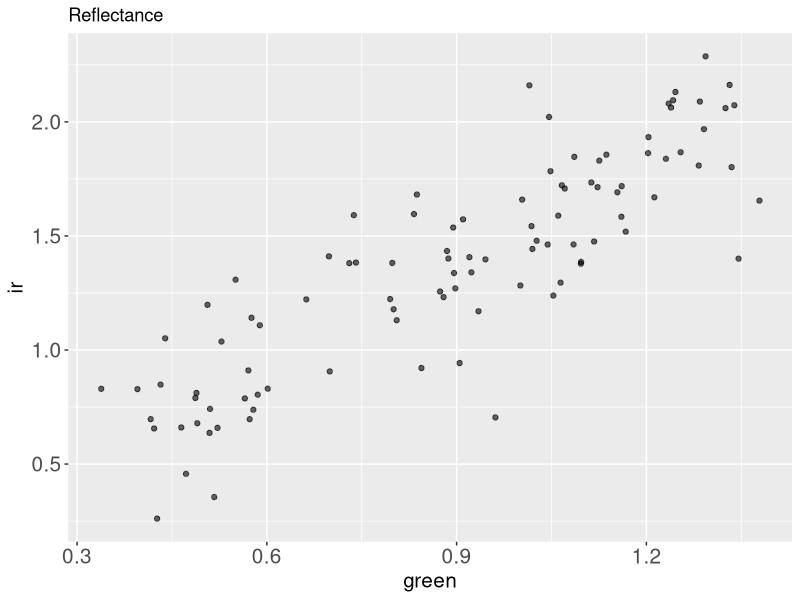
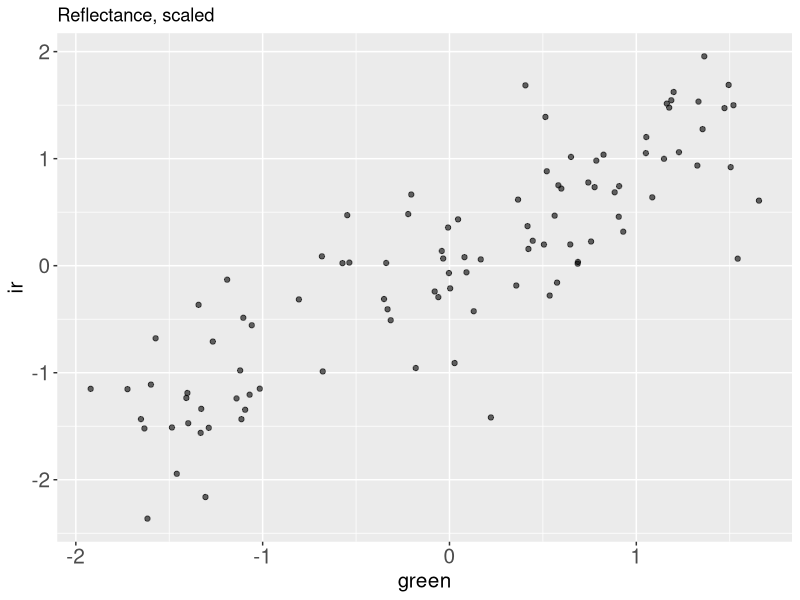
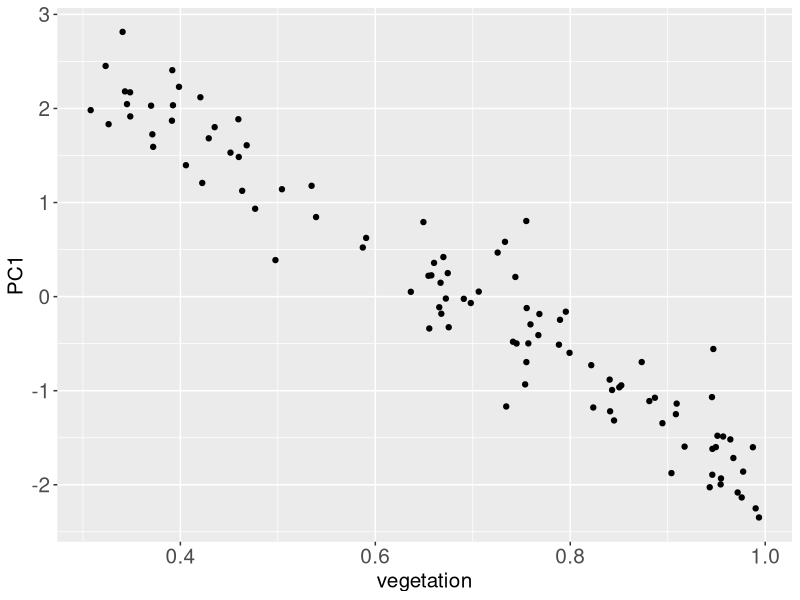
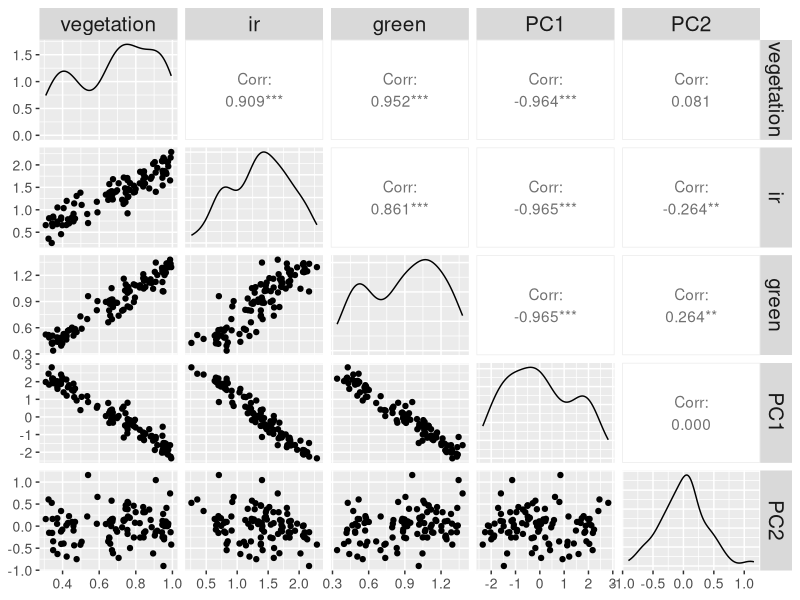

The R source for these figures, in order:
## ---- chunk 1
#| message: false
library(dplyr)
library(readr)
library(magrittr)
library(tidyr)
library(palmerpenguins)
library(tibble)
library(ggplot2)
library(readr)
library(here)
library(stringr)
library(broom)

theme_update(axis.title = element_text(size = 15),
             axis.text = element_text(size = 15),
             strip.text = element_text(size = 15))
## ---- chunk 2
set.seed(21)
size <- 100
noise <- .2
veg <- runif(size, min = 0.3, 1)
## ---- chunk 3
reflectance <- 
  tibble(
    ir = veg*2 + rnorm(size, mean = 0, sd = noise),
    green = veg*1.3 + rnorm(size, mean = 0, sd = noise/2)
  )
## ---- chunk 4
reflectance
## ---- chunk 5
#| fig-cap: Green and IR reflectance are correlated.
reflectance %>% 
  ggplot() +
  aes(x = green,
      y = ir) +
  geom_point(alpha = .6) +
  labs(title = "Reflectance")
## ---- chunk 6
reflectance_scaled <- 
  reflectance %>%
  scale() %>%
  as_tibble()
## ---- chunk 7
#| fig-cap: Only the scale of the axes have changed.
reflectance_scaled %>% 
  ggplot() +
  aes(x = green,
      y = ir) +
  geom_point(alpha = .6) +
  labs(title = "Reflectance, scaled")
## ---- chunk 8
pca <- 
  reflectance_scaled %>% 
  prcomp()
## ---- chunk 9
class(pca)
## ---- chunk 10
typeof(pca)
## ---- chunk 11
ls(pca)
## ---- chunk 12
projections <-
  pca$x %>% 
  as_tibble()
## ---- chunk 13
projections
## ---- chunk 14
projections %>% 
  summarise(
    standard_deviation_PC1 = sd(PC1),
    standard_deviation_PC2 = sd(PC2)
  )
## ---- chunk 15
#| fig-cap: The original vegetation vector and PC1 are highly similar.
signal <- 
  projections %>% 
  mutate(vegetation = veg) %>% 
  bind_cols(reflectance)

signal %>% 
  ggplot() +
  aes(x = vegetation,
      y = PC1) +
  geom_point()
## ---- chunk 16
#| fig-cap: PC1 stores the signal, PC2 the noise.
#| message: false
#| fig-height: 6
signal %>% 
  relocate(vegetation, ir, green, PC1, PC2) %>% 
  GGally::ggpairs() +
  theme(axis.text = element_text(size = 10))
## ---- chunk 17
#| echo: false
pc1_cor <- with(signal, cor(PC1, vegetation)) %>% round(3)
ir_cor <- with(signal, cor(ir, vegetation)) %>% round(3)
green_cor <- with(signal, cor(green, vegetation)) %>% round(3)
## ---- chunk 18
(pca$x %*% t(pca$rotation)) %>% head()
## ---- chunk 19
reflectance_scaled %>% as.matrix() %>% head()
## ---- chunk 20
penguins
## ---- chunk 21
penguins %>% select(where(~is.numeric(.))) %>% names()
## ---- chunk 22
penguins %>% select(where(~!is.numeric(.))) %>% names()
## ---- chunk 23
penguins %>% count(year)
## ---- chunk 24
penguins_num <- 
  penguins %>% 
  select(where(~is.numeric(.))) %>% 
  select(-year) %>% 
  drop_na()
## ---- chunk 25
penguins_pca <- 
  penguins_num %>% 
  scale() %>%
  prcomp()
## ---- chunk 26
penguins_pca
